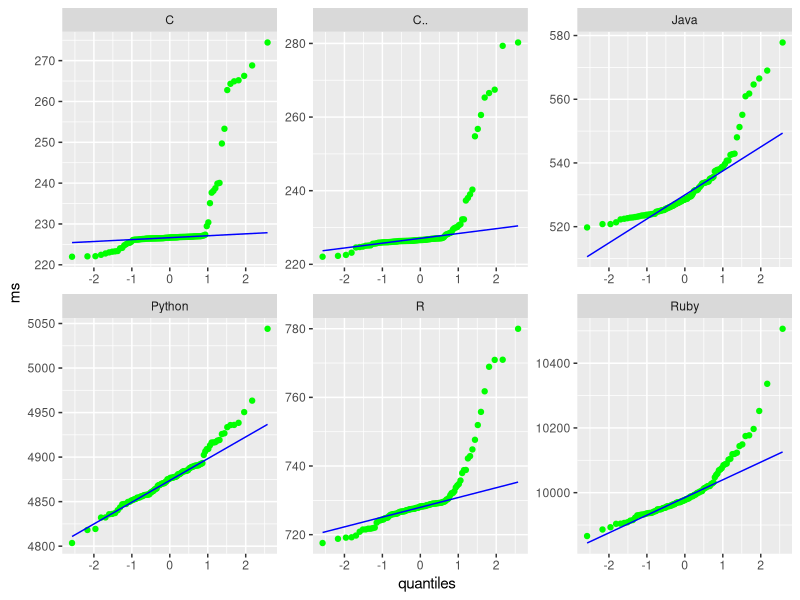
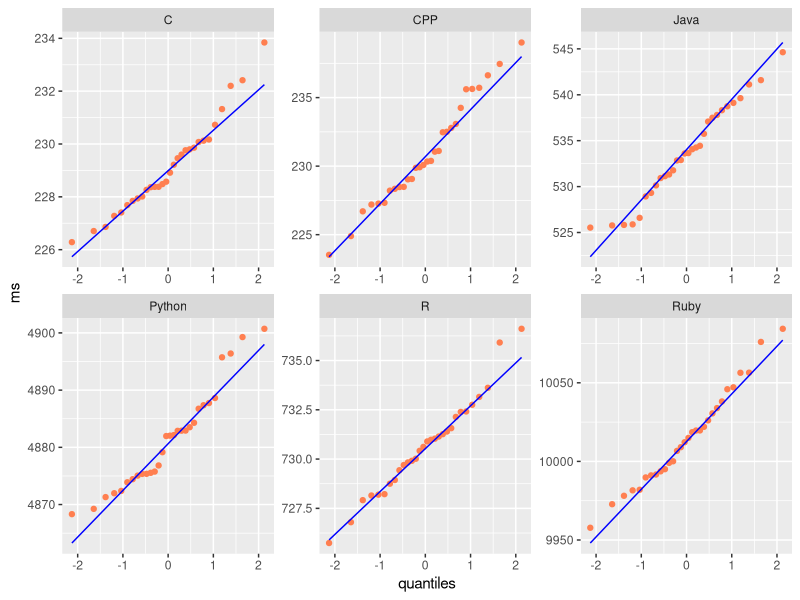
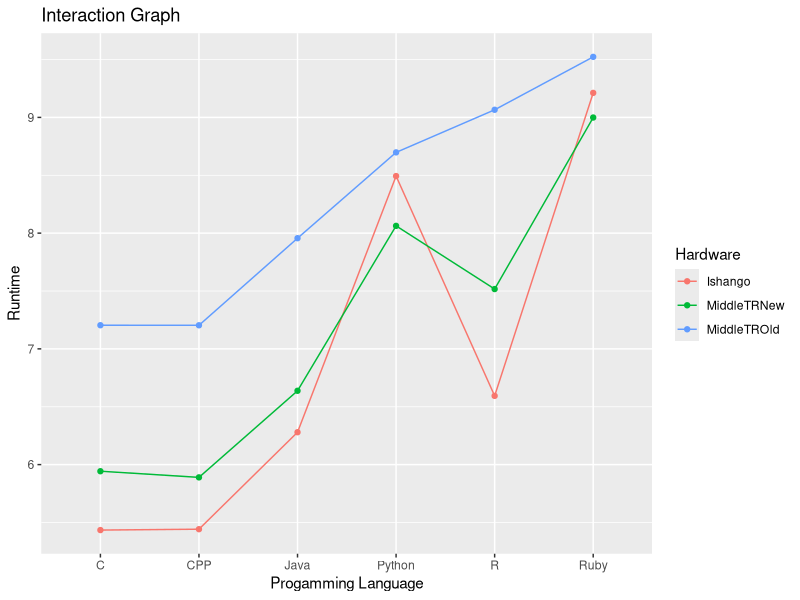
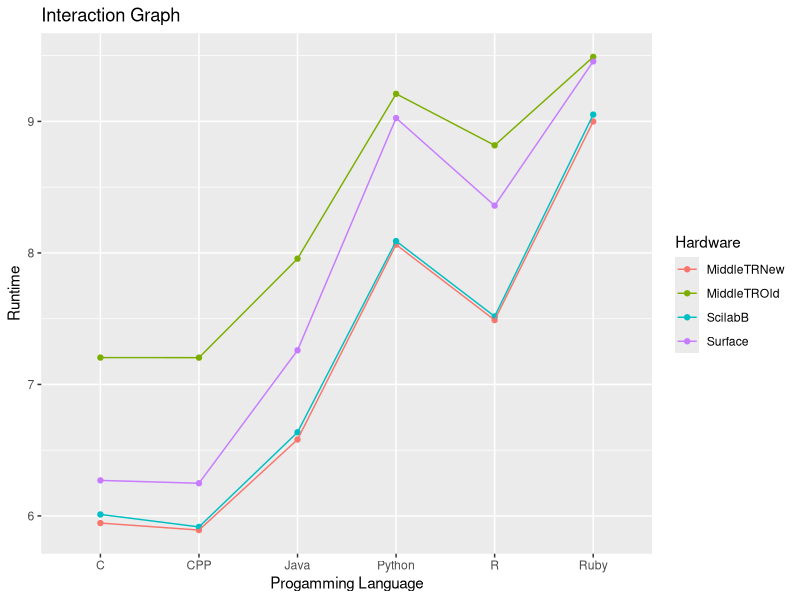

These charts were generated, in order, by the following R code: (Note: this script raises an error after producing the figures.)
# analysis.r
library(tidyverse)
library(gridExtra)
library(kableExtra)
this.dir <- dirname(parent.frame(2)$ofile)
setwd(this.dir)

# Before CLT
ishango.before <- read.csv("ishango/noCLT/ishango.csv")
ishango.before.long <- pivot_longer(ishango.before, cols=everything(), names_to="language", values_to="runtime")
ggplot(ishango.before.long, aes(sample=(runtime)))+
  stat_qq(col="green")+
  stat_qq_line(col="blue")+
  facet_wrap(~language, scales="free")+
  labs(x="quantiles", y="ms")



# After CLT
ishango.after <- read.csv("ishango/fifteen30/ishango_mean.csv")

ishango.after.long <- pivot_longer(ishango.after, cols=everything(), names_to="language", values_to="runtime")
ggplot(ishango.after.long, aes(sample=(runtime)))+
  stat_qq(col="coral")+
  stat_qq_line(col="blue")+
  facet_wrap(~language, scales="free")+
  labs(x="quantiles", y="ms")



pilot <- read.csv("pilotData.csv")
pilot.long <- pivot_longer(pilot, cols=C:R, names_to = "language", values_to = "runtime")
ggplot(pilot.long, aes(x=language, y=log(runtime), group=Hardware, color=Hardware))+
  geom_point()+
  geom_line()+
  labs(title= "Interaction Graph",
       x= "Progamming Language",
       y= "Runtime")



analysis <- read.csv("analysis.csv")
analysis.long <- pivot_longer(analysis, cols=C:R, names_to = "Language", values_to = "Runtime")
ggplot(analysis.long, aes(x=Language, y=log(Runtime), group=Hardware, color=Hardware))+
  geom_point()+
  geom_line()+
  labs(title= "Interaction Graph",
       x= "Progamming Language",
       y= "Runtime")

anova <- aov(Runtime~Language + Hardware, analysis.long)
anova_log <- aov(log(Runtime)~Language + Hardware, analysis.long)
anova_log.residauls = resid(anova_log)
ggplot(data.frame(anova_log.residauls), aes(sample=(anova_log.residauls)))+
  stat_qq(col="red")+
  stat_qq_line(col="blue")+
  stat_qq_band(col="pink")+
  labs(x="Quantile", y="Runtime log(ms)")

frame <- data.frame(summary(anova_log)[[1]])
colnames(frame) <- c("Df", "Sum sq", "Mean sq", "F value", "Pr(>F)")
frame$'Pr(>F)' <- ifelse(is.na(frame$'Pr(>F)'), "", '< 0.0001')
frame$'F value' <- as.numeric(frame$'F value')
frame$'F value' <- ifelse(is.na(frame$'F value'), "", round(frame$'F value', digits=4) )

kable(frame, format="markdown", escape=FALSE, digits=4, align=c("r", "r", "r", "r", "r", "r")) %>% kable_styling(latex_options = "striped")
shapiro.test(anova_log.residauls)


middleTRNew.before <-read.csv("middleTRNew/middleTRNewBefore.csv")
middleTRNew.before.long <- pivot_longer(middleTRNew.before, cols=everything(), names_to="language", values_to="runtime")
ggplot(middleTRNew.before.long, aes(x=language, y=log(runtime), color=language))+
  geom_point(alpha=0.3, position=position_jitter(height=1, width=0.3))+
  labs(x="Language", y="Runtime (log(ms))", title="Jittered Graph of Runtime for Programming Languages")


shapiro = c()


#for (i in 1:7):
  #shapiro <- c(shapiro.test(pilot))
